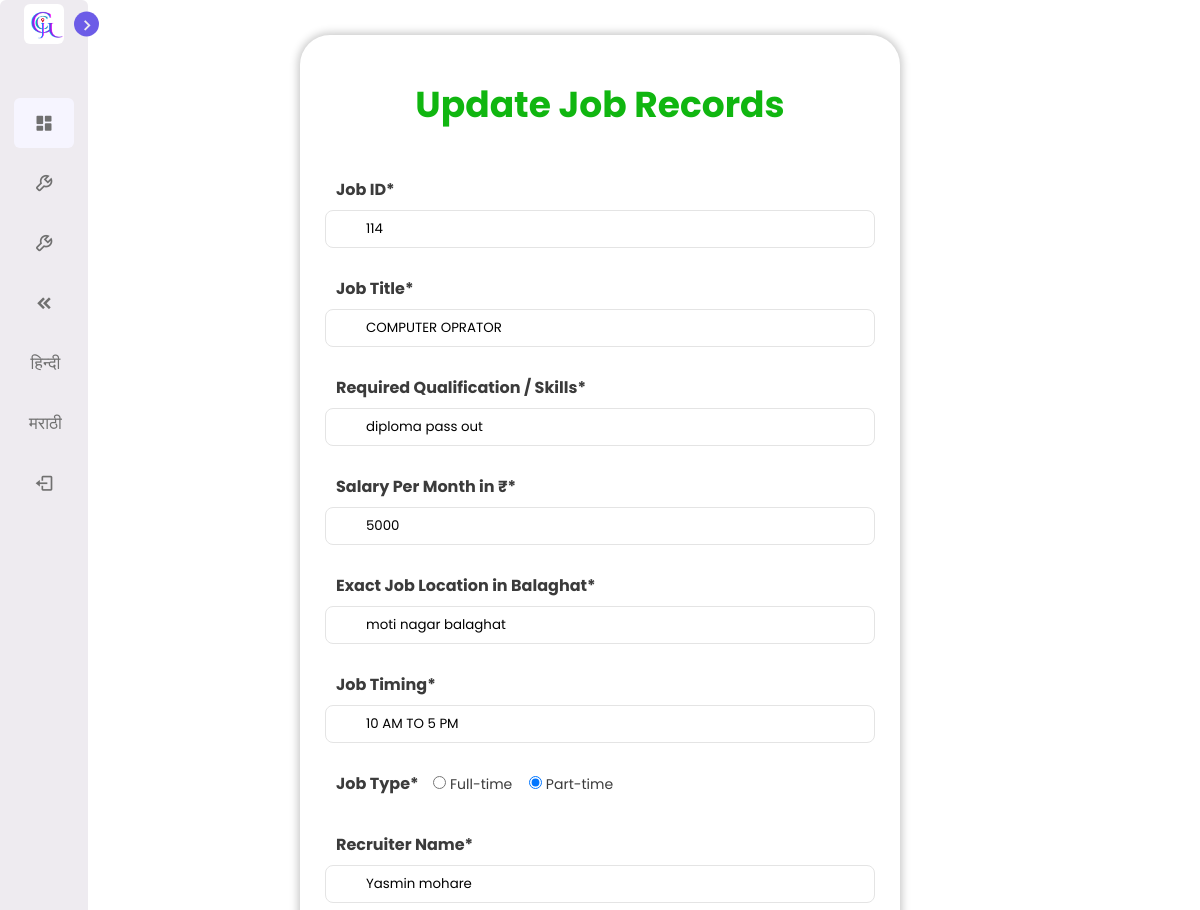
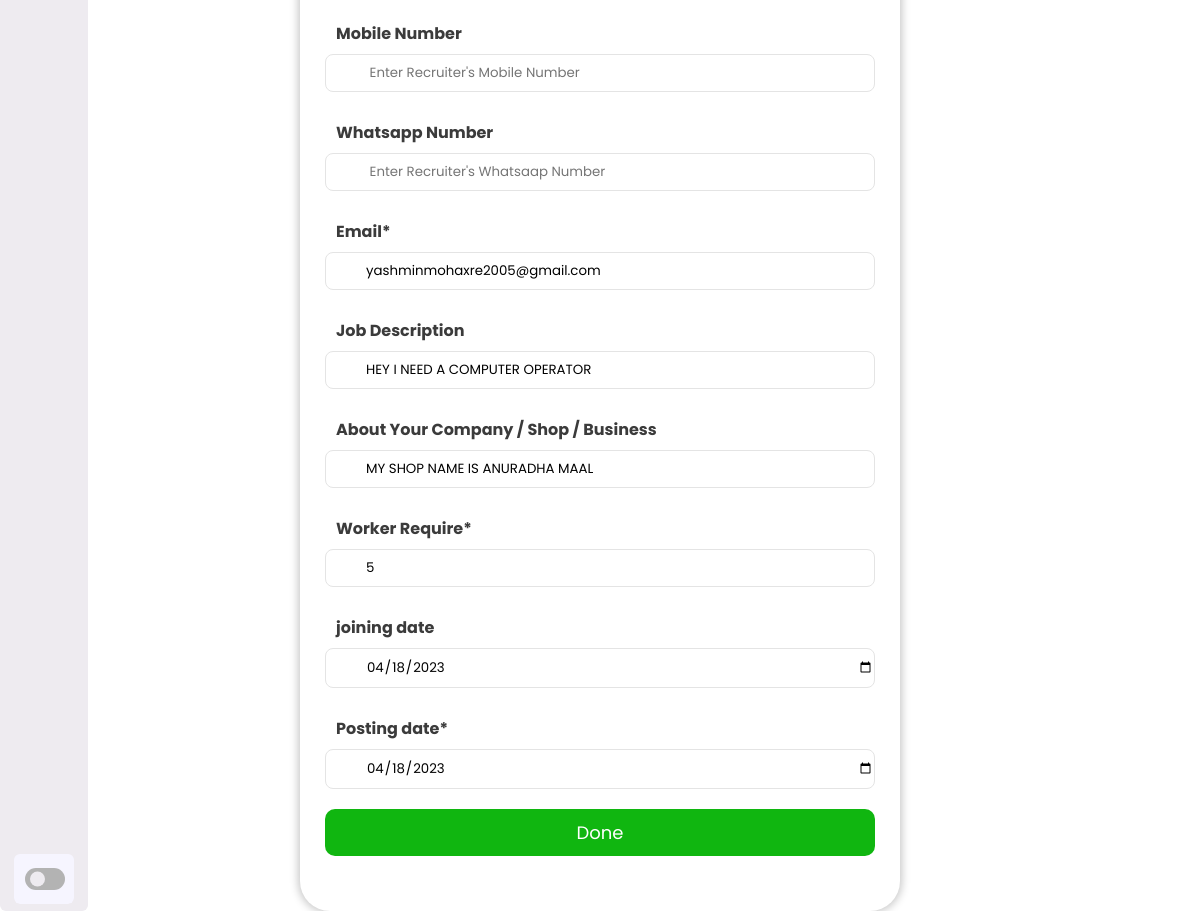
The page /admin_update_jobs.php?id=114 (signed in) on the database its author committed (2 pictures, top to bottom).
### tables this page shows
CREATE TABLE `job` (
  `id` int(11) NOT NULL,
  `recruitername` varchar(255) DEFAULT NULL,
  `email` varchar(255) DEFAULT NULL,
  `qualification` varchar(255) DEFAULT NULL,
  `jobtitle` text DEFAULT NULL,
  `salary` int(255) DEFAULT NULL,
  `jobtype` char(255) DEFAULT NULL,
  `joblocation` varchar(300) DEFAULT NULL,
  `jobtiming` varchar(255) DEFAULT NULL,
  `jobdescription` varchar(300) DEFAULT NULL,
  `aboutcompany` varchar(300) DEFAULT NULL,
  `workerrequire` int(255) DEFAULT NULL,
  `postingdate` date DEFAULT NULL,
  `joiningdate` date DEFAULT NULL
);

### admin_update_jobs.php (the view, shortened to what this page needs)
<!DOCTYPE html>
<html lang="en">
<head>
    <link rel="stylesheet" href="css/all_form_type4.css">
</head>
<body>
<?php include("Loader.php");?>
    <?php require_once("database/config.php");
    include("admin_all_nav.php");
    ?>
    <?php
    $job_id = $_GET['id'];
    $sql =  "SELECT * FROM job WHERE id = {$job_id} ";
    $result = mysqli_query($dbc, $sql) or die("Query Unsuccessful");
    if (mysqli_num_rows($result) > 0) {
        while ($row = mysqli_fetch_array($result)) {
    ?>
            <div class="container">
                <h2>Update Job Records</h2>
                <form method="POST" action="admin_update_jobs_data.php">
                    <div class="input-name">
                        <label>Job ID*</label>
                        <input type="text" value="<?php echo $row['id']; ?>" name="iid" class="name" readonly>
                    </div>
                    <div class="input-name">
                        <label>Job Title*</label>
                        <input type="text" value="<?php echo $row['jobtitle']; ?>" name="jobtitle" placeholder="Enter Job Title" class="name">
                    </div>
                    <div class="input-name">
                        <label>Required Qualification / Skills*</label>
                        <input type="text" value="<?php echo $row['qualification']; ?>" name="qualification" placeholder="Enter Required Qualification For Job " class="name">
                    </div>
                    <div class="input-name">
                        <label>Salary Per Month in &#8377;*</label>
                        <input type="number" value="<?php echo $row['salary']; ?>" name="salary" placeholder="Enter Salary For This Job" class="name">
                    </div>
                    <div class="input-name">
                        <label>Exact Job Location in Balaghat*</label>
                        <input type="text" value="<?php echo $row['joblocation']; ?>" name="joblocation" placeholder="Enter Exact Job Location in Balaghat" class="name">
                    </div>
                    <div class="input-name">
                        <label>Job Timing*</label>
                        <input type="text" value="<?php echo $row['jobtiming']; ?>" name="jobtiming" placeholder="Enter Job Timing " class="name">
                    </div>
                    <div class="input-name">
                        <label>Job Type*</label>
                            <input type="radio" name="jobtype" required value="full-time" <?php if ($row['jobtype'] == 'full-time') echo 'checked';
                                                                                 echo 'checked'; ?>> Full-time
                                         &ThinSpace; &ThinSpace;
                            <input type="radio" name="jobtype" required value="part-time" <?php if ($row['jobtype'] == 'part-time') echo 'checked';
                                                                                 echo 'checked'; ?>> Part-time
                    </div>
                    <div class="input-name">
                        <label>Recruiter Name*</label>
                        <input type="text" value="<?php echo $row['recruitername']; ?>" name="recruitername" placeholder=" Enter Recruiter Name" class="name" required>
                    </div>
                    <div class="input-name">
                        <label>Mobile Number</label>
                        <input type="text" value="<?php echo $row['mobno']; ?>" name="mobno" placeholder=" Enter Recruiter's Mobile Number" class="name" minlength="10" maxlength="10">
                    </div>
                    <div class="input-name">
                        <label>Whatsapp Number</label>
                        <input type="text" value="<?php echo $row['wpno']; ?>" name="wpno" placeholder=" Enter Recruiter's Whatsaap Number" class="name" minlength="10" maxlength="10">
                    </div>
                    <div class="input-name">
                        <label>Email*</label>
                        <input type="email" value="<?php echo $row['email']; ?>" name="email" class="name" placeholder="Enter Email Address Of Recruiter" readonly>
                    </div>
                    <div class="input-name">
                        <label>Job Description</label>
                        <input type="text" name="jobdescription" value="<?php echo $row['jobdescription']; ?>" class="name" placeholder=" Write Descrption For This Job "></input>
                    </div>
                    <div class="input-name">
                        <label>About Your Company / Shop / Business</label>
                        <input type="text" name="aboutcompany" value="<?php echo $row['aboutcompany']; ?>" class="name" placeholder="Write About Company / Shop / Business"></input>
                    </div>
                    <div class="input-name">
                        <label>Worker Require*</label>
                        <input type="number" name="workerrequire" value="<?php echo $row['workerrequire']; ?>" class="name" placeholder="Enter Worker Requirenment " required>
                    </div>
                    <div class="input-name">
                        <label>joining date</label>
                        <input type="date" value="<?php echo $row['joiningdate']; ?>" name="joiningdate" class="name" placeholder="Enter Joining Date">
                    </div>
                    <div class="input-name">
                        <label>Posting date*</label>
                        <input type="date" value="<?php echo $row['postingdate']; ?>" name="postingdate" class="name" placeholder="Enter Posting Date">
                    </div>
                    <div class="input-name">
                        <button type="submit" name="submit" class="button">Done</button>
                    </div>
                </form>
            </div>
    <?php
        }
    }
    ?>
</body>
</html>

### css/all_form_type4.css (style rules this page uses)
* { margin: 0; padding: 0; box-sizing: border-box; border-radius: 6px; }
body { background: #ffffff; font-size: 14px; }
.container { background: white; width: 600px; padding: 25px; border-radius: 30px; margin: 35px auto 0; box-shadow:0 0 8px 2px rgba(0, 0, 0, 0.225); font-family: 'Poppins', sans-serif; color:rgb(59, 59, 59); }
.container h2 { font-size: 36px; list-style: 24px; padding: 17px; text-align: center; color:rgb(16, 182, 16); }
.input-name { width: 100%; position: relative; margin: 20px auto; }
label { padding: 8px 11px; display: inline-block; font-size: 16px; font-weight: bold; }
.name { width: 100%; padding: 8px 0px 8px 40px ; border-radius: 10px; }
.text-name ,.name { border: 1px solid #e4e4e4; border-radius: 8px ; outline: none; transition: all 0.30s ease-in-out; }
.button { background-color: rgb(16, 182, 16); color: white; width: 100%; border: none; outline: none; font-size: 18px; cursor: pointer; margin-bottom: 10px; padding: 10px; border-radius: 10px }

### css/admin_all_nav.css (style rules this page uses)
* { margin: 0; padding: 0; box-sizing: border-box; font-family: 'Poppins', sans-serif; }
:root { --body-color: #e4e9f700; --sidebar-color: #eeebf0; --primary-color: #6c5ce7; --primary-color-light: #F6F5FF; --toggle-color: #b3b3b3; --text-color: #707070; --tran-03: all 0.2s ease; --tran-03: all 0.3s ease; --tran-04: all 0.3s ease; --tran-05: all 0.3s ease; }
body { min-height: 100vh; background-color: var(--body-color); transition: var(--tran-05); }

### rows shown on the page
job: iid "114", jobtitle "COMPUTER OPRATOR", qualification "diploma pass out", salary "5000", joblocation "moti nagar balaghat", jobtiming "10 AM TO 5 PM", jobtype "☑", recruitername "Yasmin mohare", email "yashminmohaxre2005@gmail.com", jobdescription "HEY I NEED A COMPUTER OPERATOR", aboutcompany "MY SHOP NAME IS ANURADHA MAAL", workerrequire "5", joiningdate "04/18/2023", postingdate "04/18/2023"
